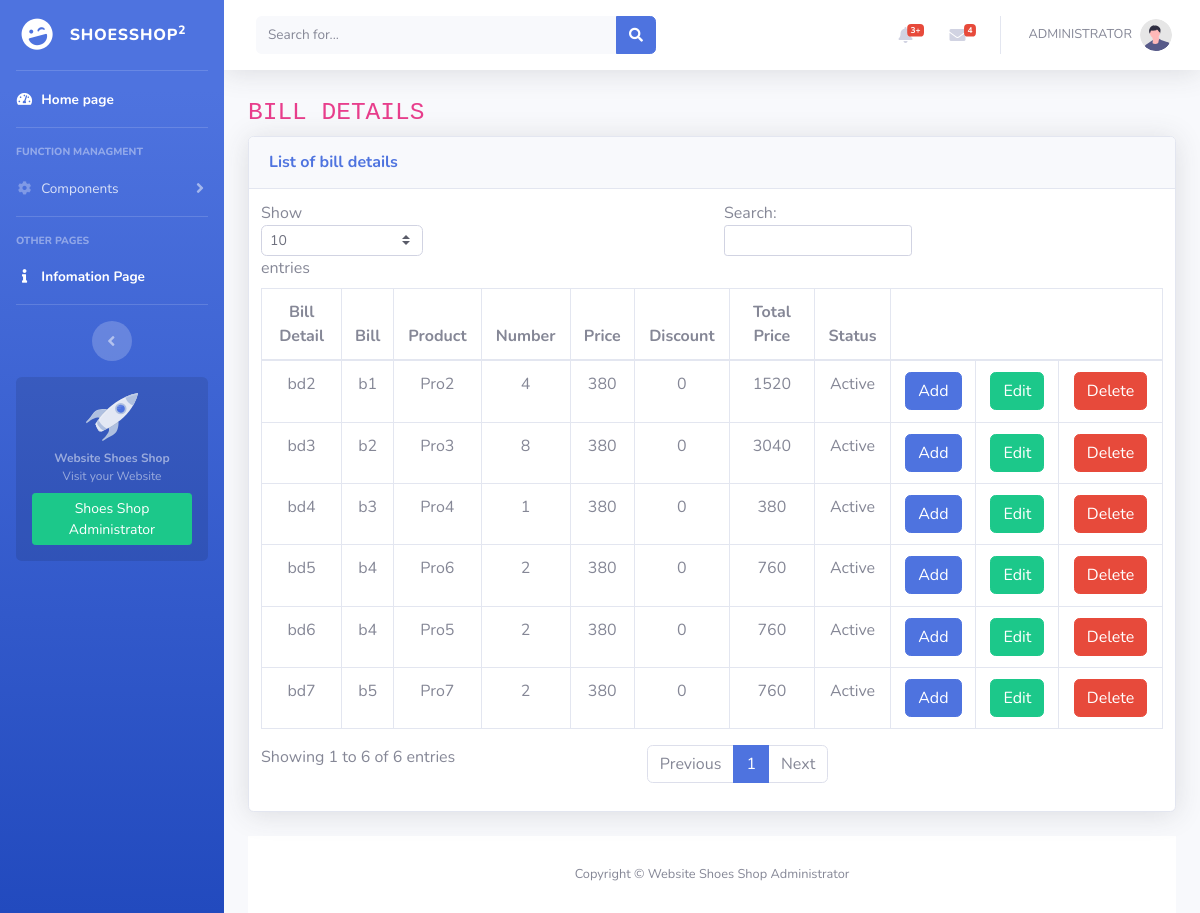
/billdetail.php (signed in), run on the app's committed database.
### tables this page shows
CREATE TABLE IF NOT EXISTS `bill_detail` (
  `id_billdetail` varchar(100) NOT NULL,
  `id_bill` varchar(100) NOT NULL,
  `id_product` varchar(100) NOT NULL,
  `number` int(11) NOT NULL,
  `price` double NOT NULL,
  `discount` float NOT NULL,
  `total` double NOT NULL,
  `status` int(11) NOT NULL,
  PRIMARY KEY (`id_billdetail`)
);

### billdetail.php (called while the page is built, shortened)
<?php
    $level ="";
    include $level."layout.php";
?>

### index__data.php (called while the page is built, shortened)
<?php
    $level = "";
    include $level."DB/database.php";
    $SQL_str_listbill_detail= "SELECT * from bill_detail";
    $list__bill_detail= $connect->prepare($SQL_str_listbill_detail);
    $list__bill_detail-> execute();
    $list__bill_detail_rowsdata = $list__bill_detail ->fetchAll();

### component/billdetail--content.php (the view, shortened to what this page needs)
<?php
    include $level."index__data.php";
?>
<div class="container-fluid">
<h1 class="h3 mb-2 text-gray-800"><code>BILL DETAILS</code></h1>
<div class="card shadow mb-4">
    <div class="card-header py-3">
        <h6 class="m-0 font-weight-bold text-primary">List of bill details</h6>
    </div>
    <div class="card-body">
        <div class="table-responsive">
            <table class="table table-bordered" id="dataTable" width="100%" cellspacing="0">
                <thead>
                    <tr>
                        <th>Bill Detail</th>
                        <th>Bill</th>
                        <th>Product</th>
                        <th>Number</th>
                        <th>Price</th>
                        <th>Discount</th>
                        <th>Total Price</th>
                        <th>Status</th>
                        <th style="border-right:none"></th>
                        <th style="border-left:none;border-right:none"></th>
                        <th style="border-left:none;"></th>
                    </tr>
                </thead>
                <tbody>
                    <?php foreach ($list__bill_detail_rowsdata as $arr__billdetail)
                    {
                    ?>
                        <tr>
                            <td><?php echo $level.$arr__billdetail["id_billdetail"]?></td>
                            <td><?php echo $level.$arr__billdetail["id_bill"]?></td>
                            <td><?php echo $level.$arr__billdetail["id_product"]?></td>
                            <td><?php echo $level.$arr__billdetail["number"]?></td>
                            <td><?php echo $level.$arr__billdetail["price"]?></td>
                            <td><?php echo $level.$arr__billdetail["discount"]?></td>
                            <td><?php echo $level.$arr__billdetail["total"]?></td>
                            <td><?php echo ($level.$arr__billdetail["status"])?"Active":"Inactive"?></td>
                            <td><a href="<?php echo $level."insert__billdetail" ?>" class="btn btn-primary">Add</a></td>
                            <td><a href="#" class="btn btn-success">Edit</a></td>
                            <td><a href="billdetail.php?id_billdetail=<?php echo $level.$arr__billdetail["id_billdetail"]?>" class="btn btn-danger">Delete</a></td>
                        </tr>
                    <?php } ?>
                </tbody>
            </table>
        </div>
    </div>
</div>

### data on the page
bill_detail: id_billdetail "bd2", id_bill "b1", id_product "Pro2", number "4", price "380", discount "0", total "1520", status "Active"
bill_detail: id_billdetail "bd3", id_bill "b2", id_product "Pro3", number "8", price "380", discount "0", total "3040", status "Active"
bill_detail: id_billdetail "bd4", id_bill "b3", id_product "Pro4", number "1", price "380", discount "0", total "380", status "Active"
bill_detail: id_billdetail "bd5", id_bill "b4", id_product "Pro6", number "2", price "380", discount "0", total "760", status "Active"
bill_detail: id_billdetail "bd6", id_bill "b4", id_product "Pro5", number "2", price "380", discount "0", total "760", status "Active"
bill_detail: id_billdetail "bd7", id_bill "b5", id_product "Pro7", number "2", price "380", discount "0", total "760", status "Active"

### other printed values
$admin_name "ADMINISTRATOR"
